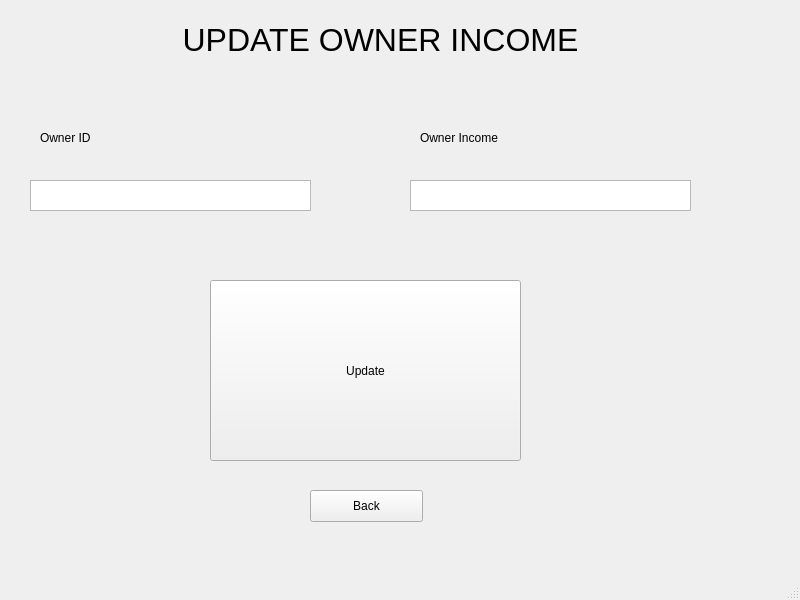
<?xml version="1.0" encoding="UTF-8"?>
<ui version="4.0">
 <class>MainWindow</class>
 <widget class="QMainWindow" name="MainWindow">
  <property name="geometry">
   <rect>
    <x>0</x>
    <y>0</y>
    <width>800</width>
    <height>600</height>
   </rect>
  </property>
  <property name="windowTitle">
   <string>MainWindow</string>
  </property>
  <widget class="QWidget" name="centralwidget">
   <widget class="QPushButton" name="pushButton">
    <property name="geometry">
     <rect>
      <x>210</x>
      <y>280</y>
      <width>311</width>
      <height>181</height>
     </rect>
    </property>
    <property name="text">
     <string>Update</string>
    </property>
   </widget>
   <widget class="QTextEdit" name="textEdit">
    <property name="geometry">
     <rect>
      <x>30</x>
      <y>180</y>
      <width>281</width>
      <height>31</height>
     </rect>
    </property>
   </widget>
   <widget class="QPlainTextEdit" name="plainTextEdit">
    <property name="geometry">
     <rect>
      <x>410</x>
      <y>180</y>
      <width>281</width>
      <height>31</height>
     </rect>
    </property>
   </widget>
   <widget class="QLabel" name="label">
    <property name="geometry">
     <rect>
      <x>40</x>
      <y>130</y>
      <width>60</width>
      <height>16</height>
     </rect>
    </property>
    <property name="text">
     <string>Owner ID</string>
    </property>
   </widget>
   <widget class="QLabel" name="label_2">
    <property name="geometry">
     <rect>
      <x>420</x>
      <y>130</y>
      <width>131</width>
      <height>16</height>
     </rect>
    </property>
    <property name="text">
     <string>Owner Income</string>
    </property>
   </widget>
   <widget class="QLabel" name="label_3">
    <property name="geometry">
     <rect>
      <x>180</x>
      <y>20</y>
      <width>401</width>
      <height>41</height>
     </rect>
    </property>
    <property name="text">
     <string>&lt;html&gt;&lt;head/&gt;&lt;body&gt;&lt;p align=&quot;center&quot;&gt;&lt;span style=&quot; font-size:24pt;&quot;&gt;UPDATE OWNER INCOME&lt;/span&gt;&lt;/p&gt;&lt;/body&gt;&lt;/html&gt;</string>
    </property>
   </widget>
   <widget class="QPushButton" name="pushButton_2">
    <property name="geometry">
     <rect>
      <x>310</x>
      <y>490</y>
      <width>113</width>
      <height>32</height>
     </rect>
    </property>
    <property name="text">
     <string>Back</string>
    </property>
   </widget>
  </widget>
  <widget class="QMenuBar" name="menubar">
   <property name="geometry">
    <rect>
     <x>0</x>
     <y>0</y>
     <width>800</width>
     <height>36</height>
    </rect>
   </property>
  </widget>
  <widget class="QStatusBar" name="statusbar"/>
 </widget>
 <resources/>
 <connections/>
</ui>
